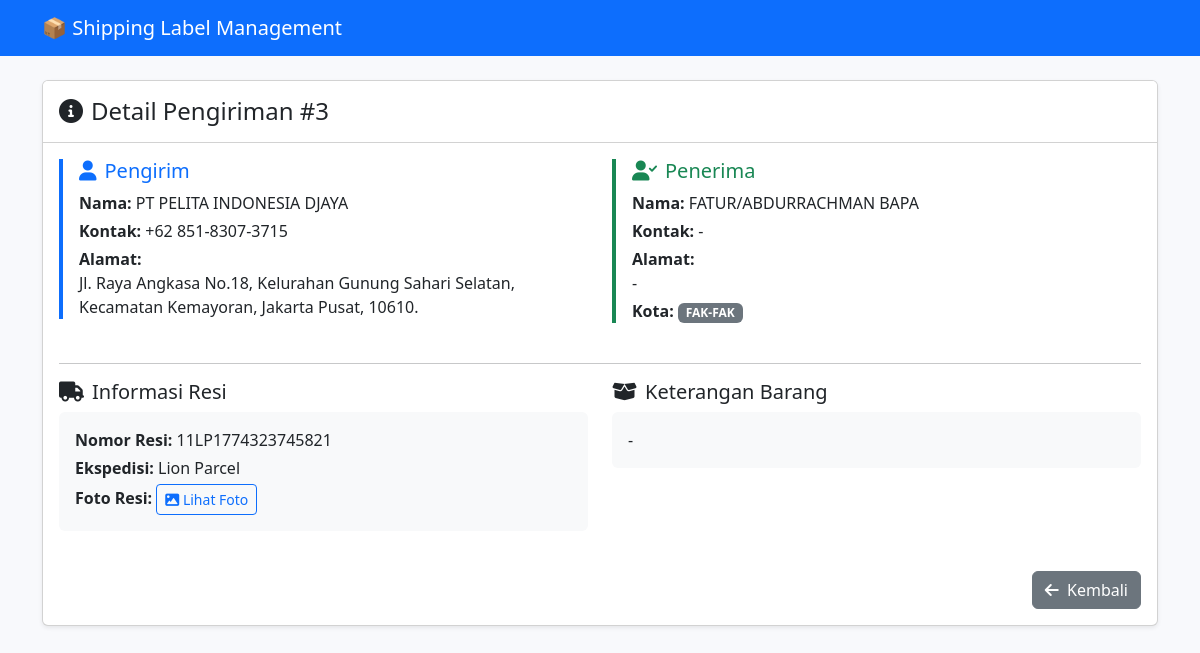
Screenshot of /index.php/shipment/show/3 with the database file from the repository.
### tables this page shows
CREATE TABLE `shipments` (
  `id` int NOT NULL,
  `sender_name` varchar(100) NOT NULL,
  `sender_contact` varchar(20) NOT NULL,
  `sender_address` text NOT NULL,
  `receiver_name` varchar(100) NOT NULL,
  `receiver_contact` varchar(20) NOT NULL,
  `receiver_address` text NOT NULL,
  `receiver_city` varchar(50) NOT NULL,
  `package_count` int NOT NULL DEFAULT '1',
  `item_description` text,
  `resi_number` varchar(50) DEFAULT NULL,
  `expedition` varchar(50) DEFAULT NULL,
  `resi_photo` varchar(255) DEFAULT NULL,
  `created_at` datetime DEFAULT CURRENT_TIMESTAMP,
  `updated_at` datetime DEFAULT CURRENT_TIMESTAMP ON UPDATE CURRENT_TIMESTAMP
);

### application/controllers/Shipment.php (called while the page is built, shortened)
<?php
class Shipment extends CI_Controller {
    public function __construct() {
        $this->load->model('Shipment_model');
        $this->load->library('form_validation');
        $this->load->helper('image');
    }
    public function show($id) {
        $data['shipment'] = $this->Shipment_model->get_shipment($id);
        $this->load->view('templates/header');
        $this->load->view('shipments/show', $data);
        $this->load->view('templates/footer');
    }
}

### index.php (called while the page is built, shortened)
<?php
require_once BASEPATH.'core/CodeIgniter.php';

### application/models/Shipment_model.php (called while the page is built, shortened)
<?php
class Shipment_model extends CI_Model {
    public function get_shipment($id) {
        return $this->db->get_where('shipments', ['id' => $id])->row_array();
    }
}

### application/views/shipments/show.php (the view)
<div class="card shadow-sm">
    <div class="card-header bg-white py-3">
        <h4 class="mb-0"><i class="fas fa-info-circle me-2"></i>Detail Pengiriman #<?= $shipment['id'] ?></h4>
    </div>
    <div class="card-body">
        <div class="row">
            <div class="col-md-6 mb-4">
                <div class="border-start border-primary border-4 ps-3">
                    <h5 class="text-primary"><i class="fas fa-user me-2"></i>Pengirim</h5>
                    <p class="mb-1"><strong>Nama:</strong> <?= htmlspecialchars($shipment['sender_name']) ?></p>
                    <p class="mb-1"><strong>Kontak:</strong> <?= htmlspecialchars($shipment['sender_contact']) ?></p>
                    <p class="mb-0"><strong>Alamat:</strong><br><?= nl2br(htmlspecialchars($shipment['sender_address'])) ?></p>
                </div>
            </div>
            <div class="col-md-6 mb-4">
                <div class="border-start border-success border-4 ps-3">
                    <h5 class="text-success"><i class="fas fa-user-check me-2"></i>Penerima</h5>
                    <p class="mb-1"><strong>Nama:</strong> <?= htmlspecialchars($shipment['receiver_name']) ?></p>
                    <p class="mb-1"><strong>Kontak:</strong> <?= htmlspecialchars($shipment['receiver_contact']) ?></p>
                    <p class="mb-1"><strong>Alamat:</strong><br><?= nl2br(htmlspecialchars($shipment['receiver_address'])) ?></p>
                    <p class="mb-0"><strong>Kota:</strong>
                        <span class="badge bg-secondary text-uppercase"><?= strtoupper($shipment['receiver_city']) ?></span>
                    </p>
                </div>
            </div>
        </div>
        <hr class="my-3">
        <div class="row">
            <div class="col-md-6 mb-4">
                <h5><i class="fas fa-truck me-2"></i>Informasi Resi</h5>
                <?php if(!empty($shipment['resi_number']) && !empty($shipment['expedition'])): ?>
                    <div class="bg-light p-3 rounded">
                        <p class="mb-1"><strong>Nomor Resi:</strong> <?= $shipment['resi_number'] ?></p>
                        <p class="mb-1"><strong>Ekspedisi:</strong> <?= $shipment['expedition'] ?></p>
                        <?php if($shipment['resi_photo']): ?>
                            <p class="mb-0">
                                <strong>Foto Resi:</strong>
                                <a href="<?= base_url('uploads/resi_photos/'.$shipment['resi_photo']) ?>" target="_blank" class="btn btn-sm btn-outline-primary">
                                    <i class="fas fa-image"></i> Lihat Foto
                                </a>
                            </p>
                        <?php endif; ?>
                    </div>
                <?php else: ?>
                    <div class="alert alert-warning">
                        <i class="fas fa-exclamation-triangle me-2"></i>Data resi belum diisi.
                    </div>
                <?php endif; ?>
            </div>
            <?php if (!empty($shipment['item_description'])): ?>
            <div class="col-md-6 mb-4">
                <h5><i class="fas fa-box-open me-2"></i>Keterangan Barang</h5>
                <div class="bg-light p-3 rounded">
                    <?= nl2br(htmlspecialchars($shipment['item_description'])) ?>
                </div>
            </div>
            <?php endif; ?>
        </div>
        <div class="text-end mt-3">
            <a href="<?= site_url('shipment') ?>" class="btn btn-secondary">
                <i class="fas fa-arrow-left me-1"></i> Kembali
            </a>
        </div>
    </div>
</div>

### application/views/templates/header.php (style rules this page uses)
body { background-color: #f8f9fc; }

### rows the page displays
shipments: id "3", sender_name "PT PELITA INDONESIA DJAYA", sender_contact "+62 851-8307-3715", sender_address "Jl. Raya Angkasa No.18, Kelurahan Gunung Sahari Selatan, Kecamatan Kemayoran, Jakarta Pusat, 10610.", receiver_name "FATUR/ABDURRACHMAN BAPA", receiver_contact "-", receiver_address "-", receiver_city "FAK-FAK", resi_number "11LP1774323745821", expedition "Lion Parcel", item_description "-"
